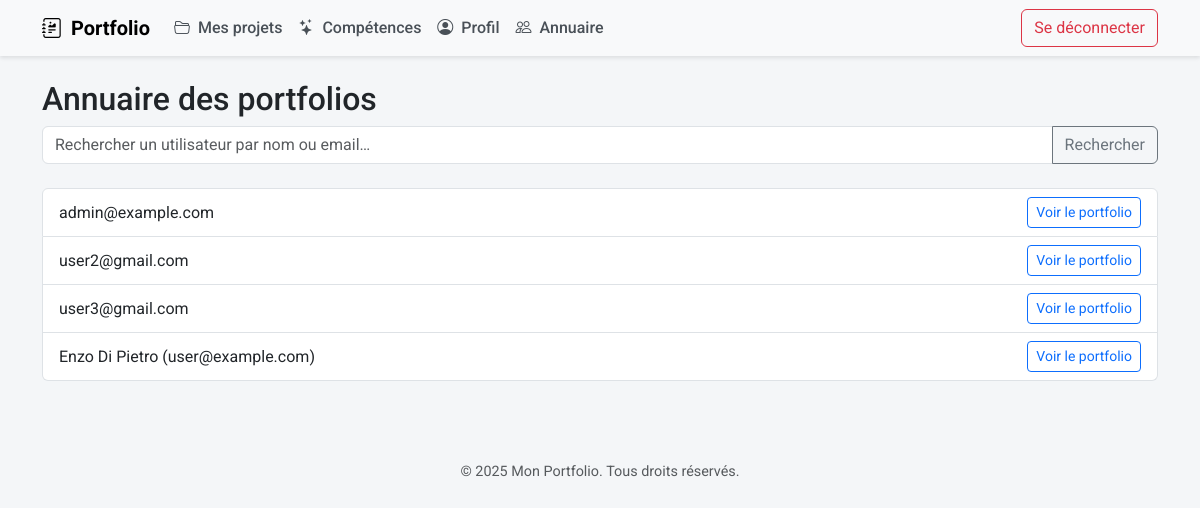
/directory.php (signed in), run on the app's committed database.
### tables this page shows
CREATE TABLE `users` (
  `id` int(11) NOT NULL,
  `email` varchar(255) NOT NULL,
  `password` varchar(255) NOT NULL,
  `role` enum('user','admin') NOT NULL DEFAULT 'user',
  `created_at` datetime NOT NULL DEFAULT current_timestamp()
);

### includes/functions.php (called while the page is built, shortened)
<?php
function getAllUsers(): array {
    $pdo  = getPDO();
    $stmt = $pdo->query(<<<'SQL'
        SELECT
          u.id,
          u.email,
          COALESCE(p.name, '') AS name
        FROM users u
        LEFT JOIN profiles p ON p.user_id = u.id
        ORDER BY p.name, u.email
    SQL);
    return $stmt->fetchAll();
}

### directory.php (the view, shortened to what this page needs)
<?php
require_once __DIR__ . '/includes/functions.php';
$users = getAllUsers();
$q = trim($_GET['q'] ?? '');
include __DIR__ . '/includes/header.php';
?>
<h2>Annuaire des portfolios</h2>
<form method="get" class="mb-4">
  <div class="input-group">
    <input
      type="search"
      name="q"
      class="form-control"
      placeholder="Rechercher un utilisateur par nom ou email…"
      value="<?= htmlspecialchars($q) ?>"
    >
    <button class="btn btn-outline-secondary" type="submit">Rechercher</button>
  </div>
</form>
<?php if (empty($users)): ?>
  <p>Aucun utilisateur trouvé<?php if ($q !== '') echo " pour « " . htmlspecialchars($q) . " »"; ?>.</p>
<?php else: ?>
  <ul class="list-group">
    <?php foreach ($users as $u): ?>
      <li class="list-group-item d-flex justify-content-between align-items-center">
        <span>
          <?= $u['name'] !== ''
               ? htmlspecialchars($u['name']) . " (" . htmlspecialchars($u['email']) . ")"
               : htmlspecialchars($u['email']) ?>
        </span>
        <a href="/view_user.php?id=<?= $u['id'] ?>"
           class="btn btn-sm btn-outline-primary">
          Voir le portfolio
        </a>
      </li>
    <?php endforeach; ?>
  </ul>
<?php endif; ?>
<?php include __DIR__ . '/includes/footer.php'; ?>

### assets/css/style.css (style rules this page uses)
body { font-family: 'Roboto', sans-serif; background-color: #f4f6f8; }

### data on the page
users: email "admin@example.com"
users: email "user2@gmail.com"
users: email "user3@gmail.com"
users: name "Enzo Di Pietro", email "user@example.com"
